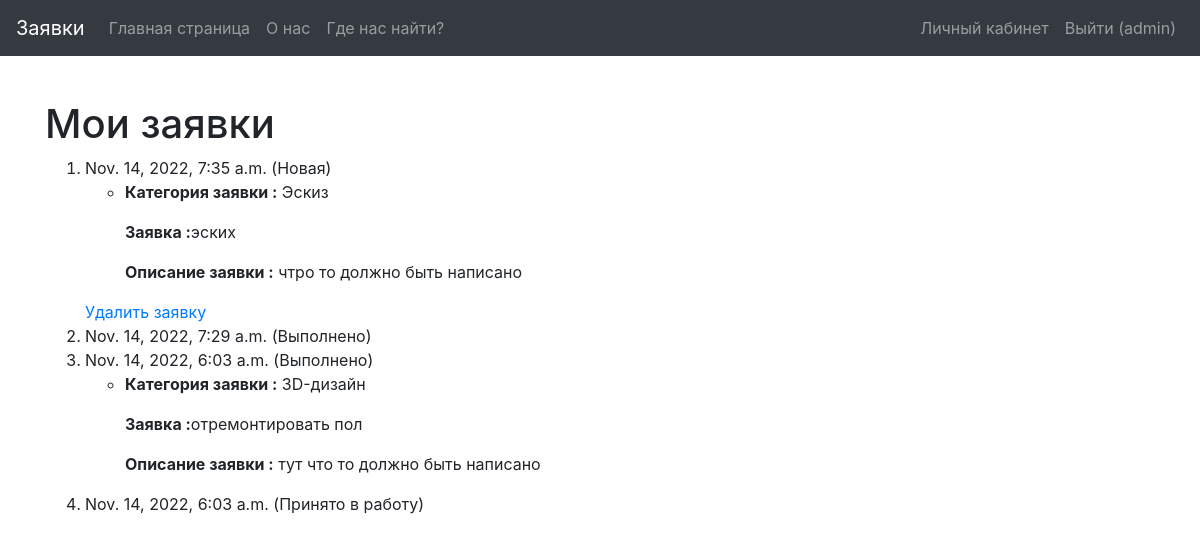
Page /orders (signed in) on the earlier database version.
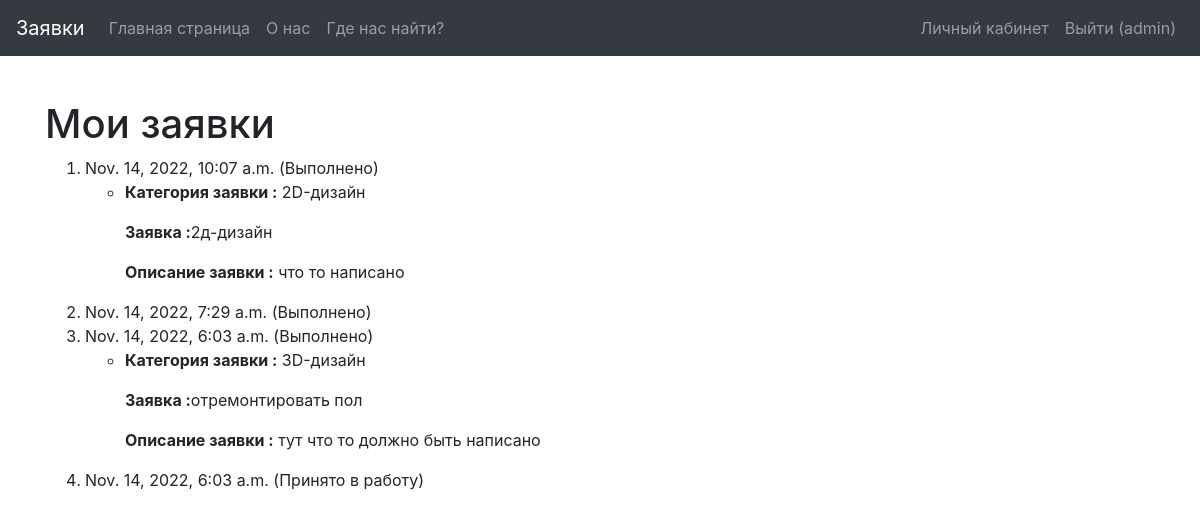
Same page on the later database version.
### catalog/models.py (models this page shows, shortened)
class Order(models.Model):
    STATUS_CHOICES = [
        ('new', 'Новая'),
        ('confirmed', 'Принято в работу'),
        ('canceled', 'Выполнено')
    ]
    date = models.DateTimeField(verbose_name='Дата заявки', auto_now_add=True)
    status = models.CharField(max_length=254, verbose_name='Статус',
                              choices=STATUS_CHOICES,
                              default='new')
    user = models.ForeignKey(User, verbose_name='Пользователь', on_delete=models.CASCADE)
    descriptions = models.TextField(verbose_name='описание', blank=True)
    products = models.ManyToManyField(Product, through='ItemInOrder', related_name='orders')
    def status_verbose(self):
        return dict(self.STATUS_CHOICES)[self.status]

class ItemInOrder(models.Model):
    order = models.ForeignKey(Order, verbose_name='Заявка', on_delete=models.CASCADE)
    product = models.ForeignKey(Product, verbose_name='каталог', on_delete=models.CASCADE)
    count = models.IntegerField(verbose_name='Количество', blank=False, default=0)

class Product(models.Model):
    STATUS_CHOICES = [
        ('new', 'Новая'),
        ('confirmed', 'Принято в работу'),
        ('canceled', 'Выполнено')
    ]
    name = models.CharField(max_length=254, verbose_name='Имя', blank=False)
    date = models.DateTimeField(verbose_name='Дата добавления', auto_now_add=True)
    photo_file = models.ImageField(max_length=254, upload_to=get_name_file,
                                   blank=True, null=True,
                                   validators=[FileExtensionValidator(allowed_extensions=['png', 'jpg', 'jpeg', 'bmp'])])
    category = models.ForeignKey('Category', verbose_name='Категория', on_delete=models.CASCADE)
    count = models.IntegerField(verbose_name='Количество', blank=False, default=1)
    status = models.CharField(max_length=254, verbose_name='Статус',
                              choices=STATUS_CHOICES,
                              default='new')

class Category(models.Model):
    name = models.CharField(max_length=254, verbose_name='Наименование', blank=False)
    def __str__(self):
        return self.name

### catalog/views.py (the view)
# urls.py: path('orders', OrderListView.as_view(), name='orders'),
class OrderListView(LoginRequiredMixin, generic.ListView):
    model = Order
    template_name = 'catalog/orders.html'
    def get_queryset(self):
        return Order.objects.filter(user=self.request.user).order_by('-date')

### templates/catalog/orders.html
{% extends "basic.html" %}
{% block content %}
    <h1 style="margin-top: 100px;">Мои заявки</h1>
    {% if order_list %}
        <ol>
            {% for order in order_list %}
                <li>
                    {{ order.date }} ({{ order.status_verbose }})
                    {% if order.iteminorder_set.all %}
                        <ul>
                            {% for item in order.iteminorder_set.all %}
                                <li><p><b>Категория заявки :</b> {{ item.product.category }}</p>
                                   <p><b>Заявка :</b>{{ item.product.name }}</p>
                                    <p><b>Описание заявки :</b> {{order.descriptions}} </li></p>
                            {% endfor %}
                        </ul>
                    {% endif %}
                </li>
                {% if order.status == 'new' %}
                        <a href="{% url 'delete_order'  order.pk %}">Удалить заявку</a>
                    {% endif %}
            {% endfor %}
        </ol>
    {% else %}
        <p class="font-weight-bold">У вас пока нет заказов</p>
    {% endif %}
{% endblock %}

Differences in the rows shown:
removed Order: date "Nov. 14, 2022, 7:35 a.m.", status_verbose "Новая", descriptions "чтро то должно быть написано", shows "Удалить заявку"
removed ItemInOrder: product.category "Эскиз", product.name "эских", shown under "Nov. 14, 2022, 7:35 a.m."
added Order: date "Nov. 14, 2022, 10:07 a.m.", status_verbose "Выполнено", descriptions "что то написано"
added ItemInOrder: product.category "2D-дизайн", product.name "2д-дизайн", shown under "Nov. 14, 2022, 10:07 a.m."
